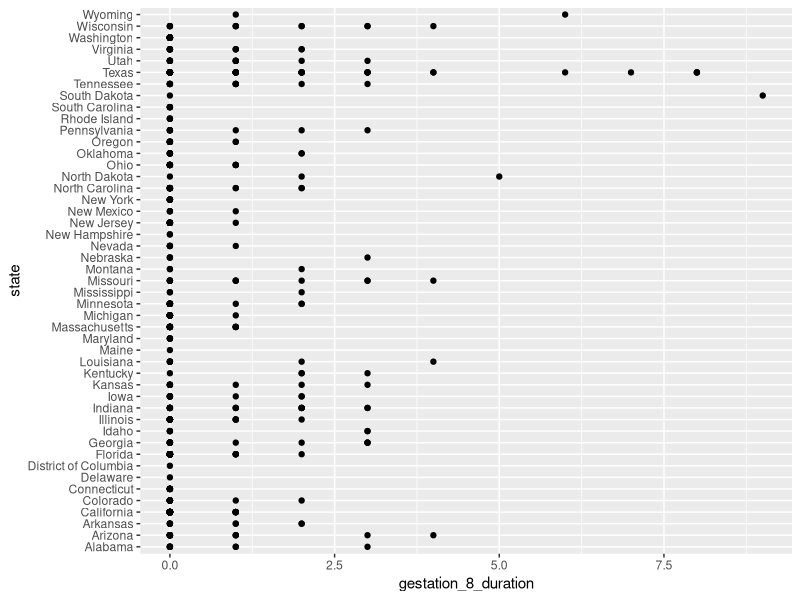

The R source for this figure:
library (ggplot2)

data <- read.csv("cities.csv")

max_value <- max(data$gestation_8_duration)

max_value

max_value_function <- function(){
  
  i <- max(data$gestation_8_duration)
  
  return (i)
}
my_plot <-ggplot(data) +
  geom_point(aes(x= gestation_8_duration, y = state))

my_plot
